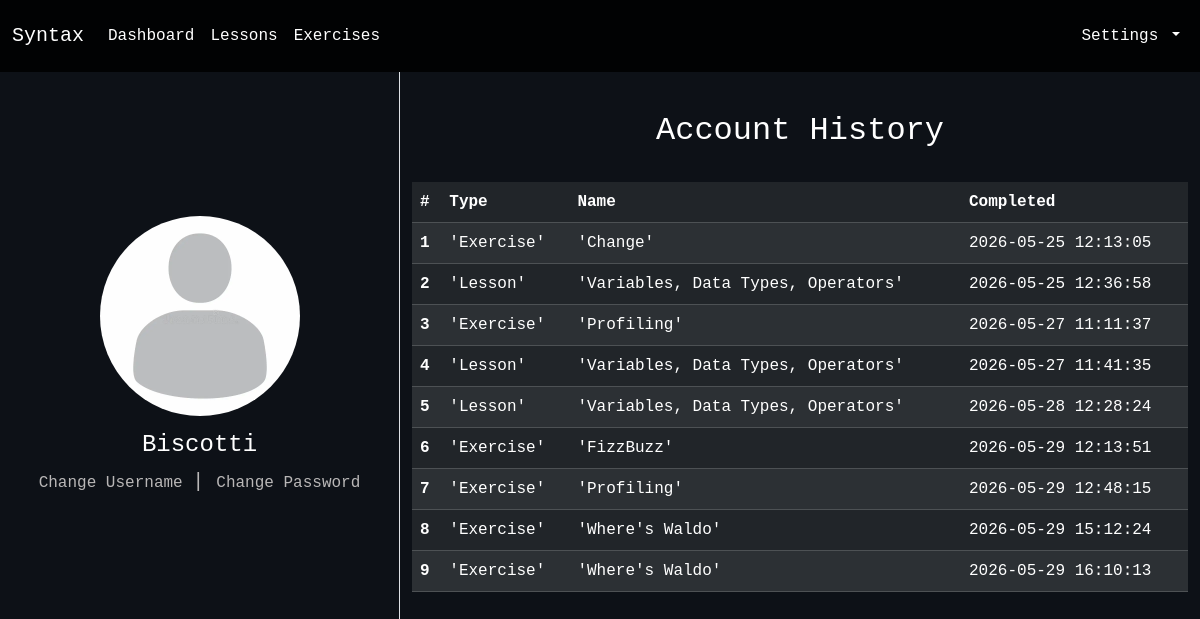
/account (signed in), run on the app's committed database.
### tables this page shows
CREATE TABLE history (id INTEGER PRIMARY KEY AUTOINCREMENT, 
act_type INTEGER NOT NULL, act_number INTEGER NOT NULL, timestamp NOT NULL, user_id INTEGER NOT NULL, FOREIGN KEY (user_id) REFERENCES users(id));

### app.py (the view)
@app.route('/account')
@login_required
def account():
    sql = get_db()
    db = sql[1]
    db.execute('SELECT * FROM history WHERE user_id = ?', (session['user_id'],))
    progress = db.fetchall()
    return render_template('account.html', username=session['username'], history=progress)

### helpers.py (called while the page is built)
def get_db():
    connection = connect('users.db')
    connection.row_factory = Row
    return [connection, connection.cursor()]

def login_required(f):
    @wraps(f)
    def decorated_function(*args, **kwargs):
        if session.get('user_id') is None:
            return redirect('/login')
        return f(*args, **kwargs)
    return decorated_function

### templates/account.html (shortened to what this page needs)
{% extends 'layoutLoginRequired.html' %}
{% block body %}
    <div class="container-fluid">
    <div class="row row-account">
        <div class="col col-md-4 left-col-account border-end">
            <div class='pfp-container'>
                <img class='pfp' src='static/assets/profile-picture.webp' alt='Profile Picture'>
            </div>
            <h4 class='account-username account-text'>
                {{ username }}
            </h4>
            <h5 class='change-label-container' style='color: rgb(185, 183, 183);'>
                <a class='change-label' href='/account/change-username'>
                    Change Username
                </a>
                |
                <a class='change-label' href='/account/change-password'>
                    Change Password
                </a>
            </h5>
        </div>
        <div class="col col-md-8 right-col-account">
            <h2 class='account-text history-label'>
                Account History
            </h2>
            <table class="table table-striped table-dark history-table">
            <thead>
                <tr>
                    <th scope="col">#</th>
                    <th scope="col">Type</th>
                    <th scope="col">Name</th>
                    <th scope="col">Completed</th>
                </tr>
            </thead>
            <tbody>
                {% for i in range(history|length) %}
                    <tr>
                        <th scope='row'>{{ i + 1 }}</th>
                        <td>
                            {% if history[i]['act_type'] == 0 %}
                                'Lesson'
                            {% else %}
                                'Exercise'
                            {% endif %}
                        </td>
                        <td>
                            {% if history[i]['act_type'] == 0 %}
                                {% if history[i]['act_number'] == 1 %}
                                    'Variables, Data Types, Operators'
                                {% elif history[i]['act_number'] == 2 %}
                                    'Conditionals, Loops'
                                {% elif history[i]['act_number'] == 3 %}
                                    'Lists, Dictionaries'
                                {% endif %}
                            {% else %}
                                {% if history[i]['act_number'] == 1 %}
                                    'Change'
                                {% elif history[i]['act_number'] == 2 %}
                                    'Profiling'
                                {% elif history[i]['act_number'] == 3 %}
                                    'FizzBuzz'
                                {% elif history[i]['act_number'] == 4 %}
                                    'Secretary'
                                {% elif history[i]['act_number'] == 5 %}
                                    'Where's Waldo'
                                {% elif history[i]['act_number'] == 6 %}
                                    'Register'
                                {% endif %}
                            {% endif %}
                        </td>
                        <td>
                            {{ history[i]['timestamp'] }}
                        </td>
                    </tr>
                {% endfor %}
            </tbody>
            </table>
        </div>
    </div>
    </div>
{% endblock %}

### templates/layoutLoginRequired.html (shortened to what this page needs)
<!DOCTYPE html>
<html>
    <head>
        <link rel='stylesheet' href="{{ url_for('static', filename='style.css') }}">
        <link href="https://googleapis.com/css2?family=JetBrains+Mono:ital,wght@0,100..800;1,100..800&display=swap" rel="stylesheet">
        <link href="https://cdn.jsdelivr.net/npm/bootstrap@5.3.7/dist/css/bootstrap.min.css" rel="stylesheet">
    </head>
    <body>
        <nav class="navbar navbar-expand-lg">
        <div class="navbar container-fluid fixed-top"
            style='background-color: #010203; padding-top: 2vh; padding-bottom: 2vh; padding-left: 1vw; padding-right: 1vw;'>
            <a class="navbar-brand" href="/">Syntax</a>
            <div class="collapse navbar-collapse" id="navbarNav">
            <ul class="navbar-nav">
                <li class="nav-item">
                <a class="nav-link" href="/">Dashboard</a>
                </li>
                <li class="nav-item">
                <a class="nav-link" href="/lessons">Lessons</a>
                </li>
                <li class="nav-item">
                <a class="nav-link" href="/exercises">Exercises</a>
            </ul>
            </div>
            <div>
            <ul class='navbar-nav'>
                <li class="nav-item dropdown">
                <a class="nav-link dropdown-toggle" href="#" role="button" data-bs-toggle="dropdown" aria-expanded="false">
                    Settings
                </a>
                </li>
            </ul>
            </div>
        </div>
        </nav>
        <div class="d-flex">
            <div class="flex-grow-1 main-content">
                {% block body %}
                {% endblock %}
            </div>
        </div>
    </body>
</html>

### static/style.css (style rules this page uses)
* { font-family: 'JetBrains Mono', monospace; box-sizing: border-box; }
.main-content { min-height: 100vh; }
.navbar-brand, .nav-link, .dropdown-item { color: white !important; }
.left-col-account, .right-col-account { width: 100%; }
.row-account { min-height: 100vh; }
.pfp { width: 200px; height: 200px; border-radius: 50%; object-fit: cover; }
.pfp-container { display: flex; justify-content: center; align-items: center; padding-top: 25vh; }
.account-text { color: white; }
.account-username { text-align: center; padding-top: 15px; padding-bottom: 2px; }
.history-label { margin-top: 12vh; text-align: center; margin-bottom: 4vh; }
.history-table { max-height: 80vh; overflow-y: auto; }
.change-label-container { text-align: center; }
.change-label { font-size: medium; color: rgb(185, 183, 183); text-decoration: none; }

### templates/layoutLoginRequired.html (style rules this page uses)
body { background-color: #0d1117; }

### data on the page
history: timestamp "2026-05-25 12:13:05"
history: timestamp "2026-05-25 12:36:58"
history: timestamp "2026-05-27 11:11:37"
history: timestamp "2026-05-27 11:41:35"
history: timestamp "2026-05-28 12:28:24"
history: timestamp "2026-05-29 12:13:51"
history: timestamp "2026-05-29 12:48:15"
history: timestamp "2026-05-29 15:12:24"
history: timestamp "2026-05-29 16:10:13"

### other printed values
{{ username }} "Biscotti"
{{ i + 1 }} "1" "2" "3" "4" "5" "6" "7" "8" "9"
